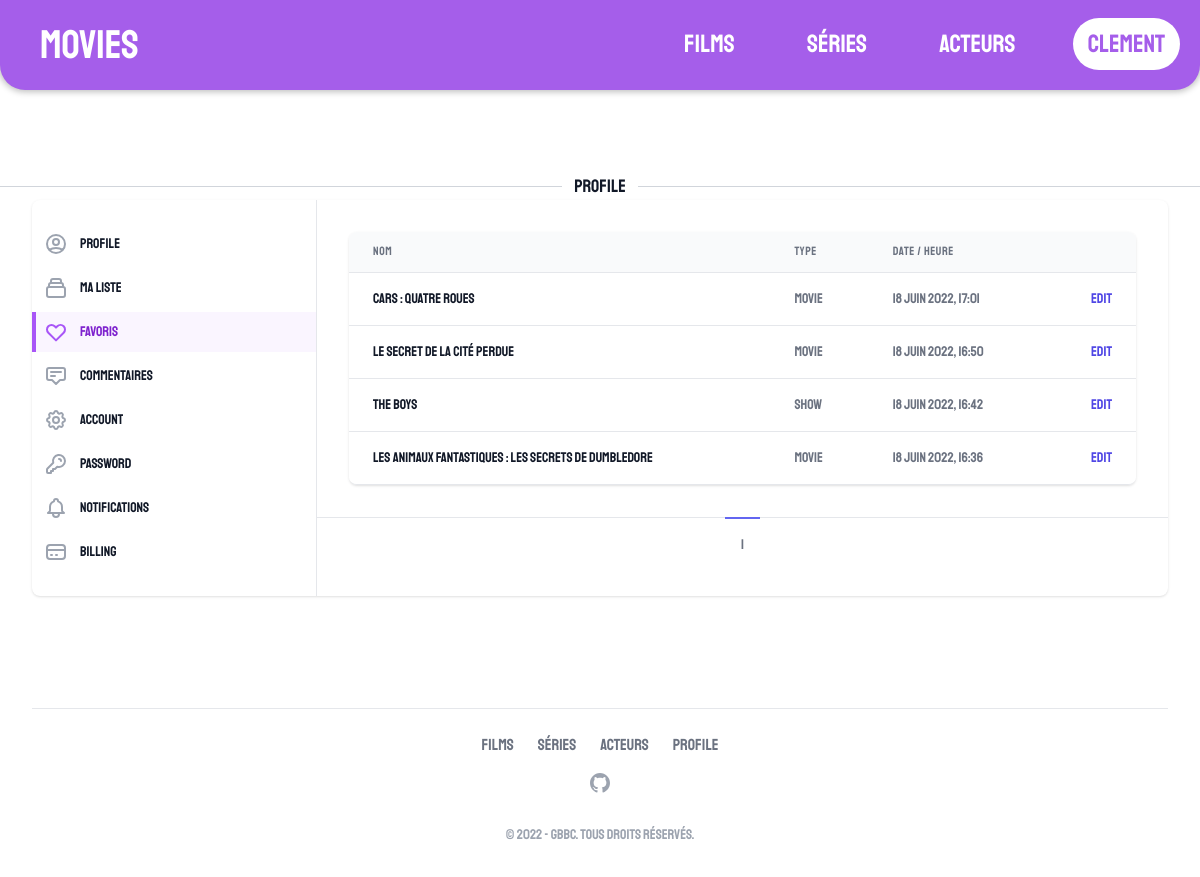
The page /favoris/ (signed in) on the database its author committed.
### management/models.py (models this page shows, shortened)
class Favorite(models.Model):
    user = models.ForeignKey(User, on_delete=models.CASCADE)
    name = models.CharField(max_length=200)
    media_id = models.IntegerField()
    media_type = models.CharField(max_length=5,choices=MediaType.choices,default=MediaType.Movie)
    pub_date = models.DateTimeField('date published',auto_now=True)
    class Meta:
        verbose_name = "Favori"
        verbose_name_plural = "Favoris"

### management/views.py (the view)
class FavoritesPageView(ListView):
    template_name = TEMPLATE_BASE + 'account/favoris.html'
    context_object_name = 'favoris'
    paginate_by = 10
    def get_queryset(self):
        return Favorite.objects.filter(user=self.request.user).order_by('-pub_date')

### templates/pages/management/account/favoris.html (shortened to what this page needs)
{% extends './account.html' %}
{% block management %}
<div class="flex flex-col p-8">
    <div class="-my-2 overflow-x-auto sm:-mx-6 lg:-mx-8">
        <div class="py-2 align-middle inline-block min-w-full sm:px-6 lg:px-8">
            <div class="shadow overflow-hidden border-b border-gray-200 sm:rounded-lg">
                <table class="min-w-full divide-y divide-gray-200">
                    <thead class="bg-gray-50">
                        <tr>
                            <th scope="col"
                                class="px-6 py-3 text-left text-xs font-medium text-gray-500 uppercase tracking-wider">
                                Nom
                            </th>
                            <th scope="col"
                                class="px-6 py-3 text-left text-xs font-medium text-gray-500 uppercase tracking-wider">
                                Type
                            </th>
                            <th scope="col"
                                class="px-6 py-3 text-left text-xs font-medium text-gray-500 uppercase tracking-wider">
                                Date / Heure
                            </th>
                            <th scope="col" class="relative px-6 py-3">
                            </th>
                        </tr>
                    </thead>
                    <tbody class="bg-white divide-y divide-gray-200">
                        {% for favori in favoris %}
                        <tr>
                            <td class="px-6 py-4 whitespace-nowrap text-sm font-medium text-gray-900">
                                {{favori.name}}
                            </td>
                            <td class="px-6 py-4 whitespace-nowrap text-sm text-gray-500">
                                {{favori.media_type}}
                            </td>
                            <td class="px-6 py-4 whitespace-nowrap text-sm text-gray-500">
                                {{favori.pub_date|date}}, {{favori.pub_date|time}}
                            </td>
                            <td class="px-6 py-4 whitespace-nowrap text-right text-sm font-medium">
                                <a href="{% url favori.media_type|add:'s'|add:':detail' favori.media_id %}"
                                    class="text-indigo-600 hover:text-indigo-900">Edit</a>
                            </td>
                        </tr>
                        {% endfor %}
                    </tbody>
                </table>
            </div>
        </div>
        <div class="pt-6">
            {% include 'generic/pagination.html' %}
        </div>
    </div>
</div>
{% endblock %}

### templates/base/header.html
<div class="Menu">
    <span class="logo">Movies</span>
    <div>
        <a href="{% url 'movies:popular' %}"
            class="navTxt {% if request.resolver_match.app_name == 'movies' %}navTxtActive{%endif%}">Films</a>
        {% url 'shows:popular' as url %}
        <a href="{% url 'shows:popular' %}"
            class="navTxt {% if request.resolver_match.app_name == 'shows' %}navTxtActive{%endif%}">Séries</a>
        {% url 'actors:popular' as url %}
        <a href="{% url 'actors:popular' %}"
            class="navTxt {% if request.resolver_match.app_name == 'actors' %}navTxtActive{%endif%}">Acteurs</a>
        {% if user.is_authenticated %}
        <a href="{% url 'management:account' %}" class="navBtn">{{user.username}}</a>
        {% else %}
        <a href="{% url 'management:login' %}" class="navBtn">Connexion</a>
        {% endif %}
    </div>
</div>

### rows shown on the page
Favorite: name "Cars : Quatre roues", media_type "movie", pub_date "18 juin 2022", pub_date "17:01"
Favorite: name "Le Secret de la cité perdue", media_type "movie", pub_date "18 juin 2022", pub_date "16:50"
Favorite: name "The Boys", media_type "show", pub_date "18 juin 2022", pub_date "16:42"
Favorite: name "Les Animaux fantastiques : Les Secrets de Dumbledore", media_type "movie", pub_date "18 juin 2022", pub_date "16:36"

### other values the page prints
{{ user.username }} "clement"
{{ title }} "Profile"
{{ page }} "1"
